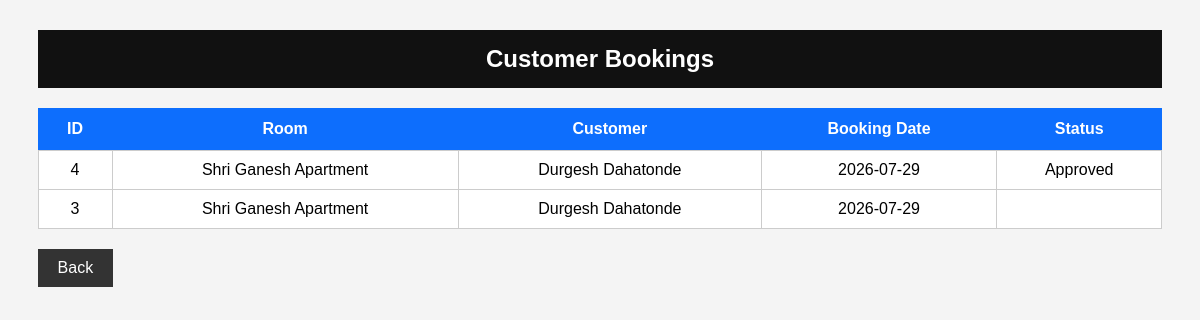
/bookings.php (signed in), run on the app's committed database.
### tables this page shows
CREATE TABLE `bookings` (
  `id` int(11) NOT NULL,
  `room_id` int(11) NOT NULL,
  `customer_id` int(11) NOT NULL,
  `booking_date` date NOT NULL,
  `status` enum('Pending','Approved','Rejected') DEFAULT 'Pending'
);

CREATE TABLE `rooms` (
  `id` int(11) NOT NULL,
  `owner_id` int(11) NOT NULL,
  `category_id` int(11) NOT NULL,
  `location_id` int(11) NOT NULL,
  `room_title` varchar(200) NOT NULL,
  `room_type` varchar(100) NOT NULL,
  `rent` decimal(10,2) NOT NULL,
  `address` text DEFAULT NULL,
  `facilities` text DEFAULT NULL,
  `description` text DEFAULT NULL,
  `image` varchar(255) DEFAULT NULL,
  `status` enum('Available','Booked') DEFAULT 'Available'
);

CREATE TABLE `users` (
  `id` int(11) NOT NULL,
  `fullname` varchar(100) NOT NULL,
  `email` varchar(100) NOT NULL,
  `phone` varchar(15) NOT NULL,
  `password` varchar(255) NOT NULL,
  `role` enum('customer','owner','admin') NOT NULL,
  `created_at` timestamp NOT NULL DEFAULT current_timestamp(),
  `status` enum('Pending','Approved','Rejected') DEFAULT 'Pending'
);

### bookings.php (the view, shortened to what this page needs)
<?php
include("../includes/db.php");
$owner_id = $_SESSION['user_id'];
$sql = "SELECT
bookings.id,
bookings.booking_date,
bookings.status,
rooms.room_title,
users.fullname
FROM bookings
INNER JOIN rooms
ON bookings.room_id = rooms.id
INNER JOIN users
ON bookings.customer_id = users.id
WHERE rooms.owner_id='$owner_id'
ORDER BY bookings.id DESC";
$result = mysqli_query($conn,$sql);
?>
<!DOCTYPE html>
<html>
<head>
</head>
<body>
<div class="container">
<h2>Customer Bookings</h2>
<table>
<tr>
<th>ID</th>
<th>Room</th>
<th>Customer</th>
<th>Booking Date</th>
<th>Status</th>
</tr>
<?php
if(mysqli_num_rows($result)>0)
{
while($row=mysqli_fetch_assoc($result))
{
?>
<tr>
<td><?php echo $row['id']; ?></td>
<td><?php echo $row['room_title']; ?></td>
<td><?php echo $row['fullname']; ?></td>
<td><?php echo $row['booking_date']; ?></td>
<td><?php echo $row['status']; ?></td>
</tr>
<?php
}
}
else
{
?>
<tr>
<td colspan="5">No Bookings Found</td>
</tr>
<?php
}
?>
</table>
<a href="dashboard.php" class="back">Back</a>
</div>
</body>
</html>

### bookings.php (style rules this page uses)
body { font-family:Arial; background:#f4f4f4; }
.container { width:95%; margin:auto; margin-top:30px; }
h2 { background:#111; color:#fff; padding:15px; text-align:center; }
table { width:100%; border-collapse:collapse; background:#fff; margin-top:20px; }
table th { background:#0d6efd; color:white; padding:12px; }
table td { padding:10px; border:1px solid #ccc; text-align:center; }
.back { display:inline-block; margin-top:20px; padding:10px 20px; background:#333; color:white; text-decoration:none; }

### data on the page
bookings: id "4", room.room_title "Shri Ganesh Apartment", customer.fullname "Durgesh Dahatonde", booking_date "2026-07-29", status "Approved"
bookings: id "3", room.room_title "Shri Ganesh Apartment", customer.fullname "Durgesh Dahatonde", booking_date "2026-07-29"
